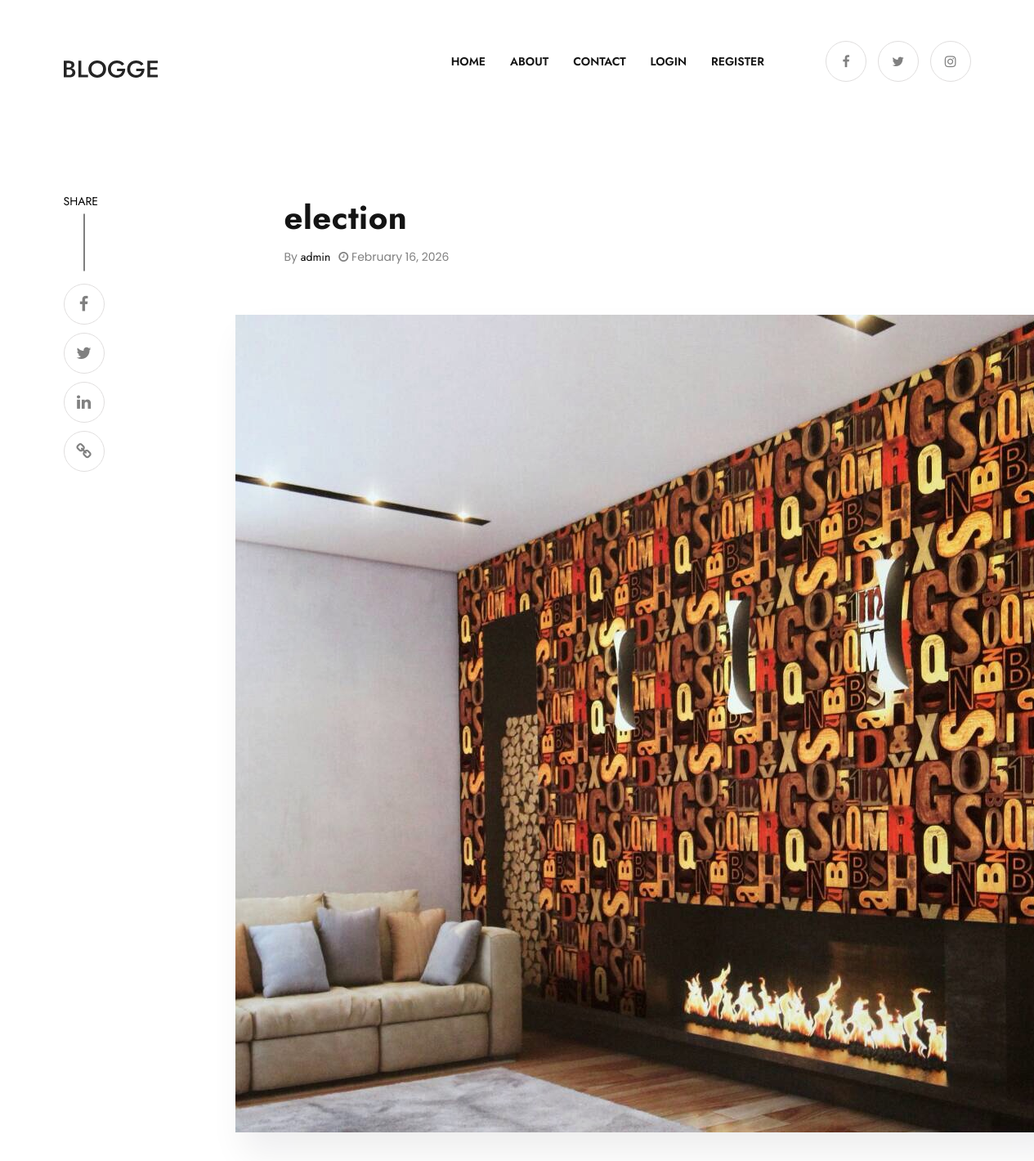
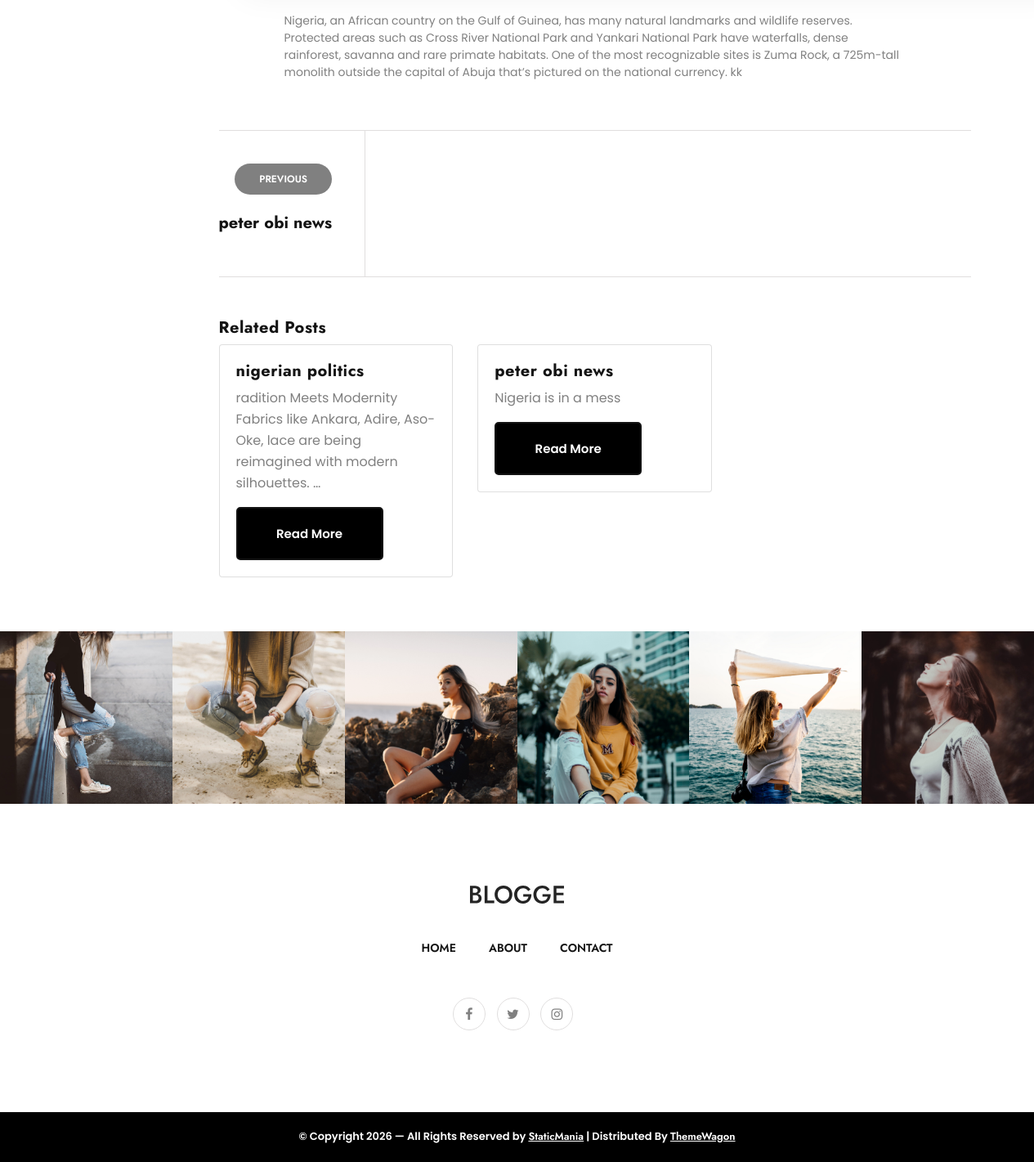
/postDetails/8/, run on the app's committed database (2 pictures, top to bottom).
### insta/models.py (models this page shows, shortened)
class Post(models.Model):
    STATUS = [
        ('draft', 'Draft'),
        ('pending', 'Pending'),
        ('approved', 'Approved'),
    ]
    title = models.CharField(max_length=256)
    body = RichTextUploadingField()
    created_at = models.DateField(auto_now_add=True)
    author = models.ForeignKey(User, on_delete=models.CASCADE)
    featured = models.BooleanField(default=False)
    category = models.ForeignKey(Categorie, on_delete=models.CASCADE)
    status = models.CharField(
        max_length=20,
        choices=STATUS,
        default='draft'
    )
    img = models.ImageField(
        upload_to='post',
        default='post/default.jpg',
        null=True
    )

### insta/views.py (the view)
# urls.py: path('postDetails/<int:pk>/', views.postDetails, name='postDetails'),
def postDetails(request, pk):
    post = get_object_or_404(Post, pk=pk)
    related_posts = Post.objects.filter(
        category=post.category
    ).exclude(id=post.id)[:3]   # limit to 3
    return render(request, 'insta/detail_post.html', {  # <--- change here
        'post': post,
        'related_posts': related_posts
    })

### insta/templates/insta/detail_post.html (shortened to what this page needs)
{% extends "insta/base.html" %}
{% load static %}
{% block content %}
<section class="blog-single">
  <div class="container">
    <div class="row">
      <div class="col-lg-2 order-2 order-lg-1">
  <div class="share-now">
    <a href="#" class="scrol">Share</a>
    <div class="sociel-icon">
      <ul>
        <li>
          <a href="https://www.facebook.com/sharer/sharer.php?u={{ request.build_absolute_uri }}" target="_blank">
            <i class="fa fa-facebook"></i>
          </a>
        </li>
        <li>
          <a href="https://twitter.com/intent/tweet?url={{ request.build_absolute_uri }}&text={{ post.title }}" target="_blank">
            <i class="fa fa-twitter"></i>
          </a>
        </li>
        <li>
          <a href="https://www.linkedin.com/sharing/share-offsite/?url={{ request.build_absolute_uri }}" target="_blank">
            <i class="fa fa-linkedin"></i>
          </a>
        </li>
        <li>
          <a href="#" onclick="copyLink(event)">
            <i class="fa fa-link"></i>
          </a>
        </li>
      </ul>
    </div>
  </div>
</div>
      <div class="col-lg-10 order-1 order-lg-2">
        <article class="single-blog">
          <h2 class="title">{{ post.title }}</h2>
          <ul class="meta">
            <li>By <a href="#">{{ post.author }}</a></li>
            <li>
              <i class="fa fa-clock-o"></i>
              {{ post.created_at|date:"F j, Y" }}
            </li>
          </ul>
          {% if post.img %}
            <img src="{{ post.img.url }}" alt="{{ post.title }}">
          {% endif %}
          <div class="post-content">
    {{ post.body|safe }}
               </div>
        </article>
        <div class="blog-single-presentation">
          <ul>
            {% if post.get_previous_by_created_at %}
              <li>
                <a href="{% url 'postDetails' post.get_previous_by_created_at.id %}" class="tag">Previous</a>
                <a href="{% url 'postDetails' post.get_previous_by_created_at.id %}" class="title">
                  {{ post.get_previous_by_created_at.title }}
                </a>
              </li>
            {% endif %}
          </ul>
        </div>
   <div class="related-posts mt-5">
  <h3>Related Posts</h3>
  <div class="row">
    {% for item in related_posts %}
      <div class="col-md-4">
        <div class="card mb-3">
          <div class="card-body">
            <h5>{{ item.title }}</h5>
            <p>{{ item.body|truncatewords:15 }}</p>
            <a href="{% url 'postDetails' item.id %}" class="btn btn-sm btn-primary">
              Read More
            </a>
          </div>
        </div>
      </div>
    {% empty %}
      <p>No related posts found.</p>
    {% endfor %}
  </div>
</div>
      </div>
    </div>
  </div>
</section>
{% endblock content %}

### data on the page
Post: title "election", author "admin", created_at "February 16, 2026", img (picture), body "Nigeria, an African country on the Gulf of Guinea, has many natural landmarks and wildlife reserves. Protected areas such as Cross River National Park and Yankari National Park have waterfalls, dense rainforest, savanna and rare primate habitats. One of the most recognizable sites is Zuma Rock, a 725m-tall monolith outside the capital of Abuja that’s pictured on the national currency. kk", get_previous_by_created_at "peter obi news"
Post: title "nigerian politics", body "radition Meets Modernity Fabrics like Ankara, Adire, Aso-Oke, lace are being reimagined with modern silhouettes. …"
Post: title "peter obi news", body "Nigeria is in a mess"
